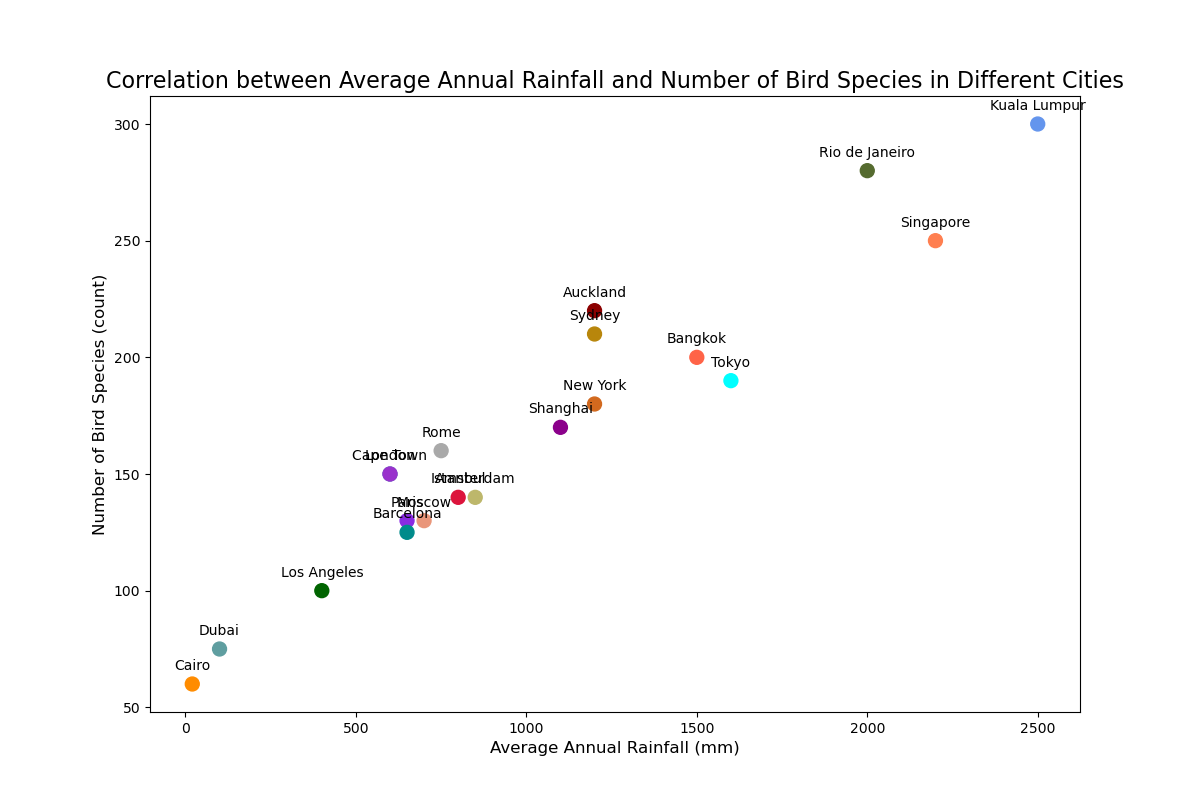

This chart was generated by the following Python code:

import matplotlib.pyplot as plt

# Data for scatterplot
cities = ["Bangkok", "London", "Paris", "Dubai", "New York", 
          "Singapore", "Kuala Lumpur", "Istanbul", "Tokyo", 
          "Barcelona", "Sydney", "Rome", "Los Angeles", "Amsterdam",
          "Shanghai", "Rio de Janeiro", "Cairo", "Cape Town", 
          "Auckland", "Moscow"]
rainfall = [1500, 600, 650, 100, 1200, 2200, 2500, 800, 1600, 650, 
            1200, 750, 400, 850, 1100, 2000, 20, 600, 1200, 700]
bird_species = [200, 150, 130, 75, 180, 250, 300, 140, 190, 125, 
                210, 160, 100, 140, 170, 280, 60, 150, 220, 130]

# Create scatterplot
plt.figure(figsize=(12, 8))
plt.scatter(rainfall, bird_species, c=[
    '#FF6347','#4682B4','#8A2BE2','#5F9EA0','#D2691E',
    '#FF7F50','#6495ED','#DC143C','#00FFFF','#008B8B',
    '#B8860B','#A9A9A9','#006400','#BDB76B','#8B008B',
    '#556B2F','#FF8C00','#9932CC','#8B0000','#E9967A'], s=100)

# Customize plot
plt.title('Correlation between Average Annual Rainfall and Number of Bird Species in Different Cities', fontsize=16)
plt.xlabel('Average Annual Rainfall (mm)', fontsize=12)
plt.ylabel('Number of Bird Species (count)', fontsize=12)

# Annotate data points
for i, city in enumerate(cities):
    plt.annotate(city, (rainfall[i], bird_species[i]), 
                 textcoords="offset points", xytext=(0,10), ha='center')

# Show plot
plt.show()
